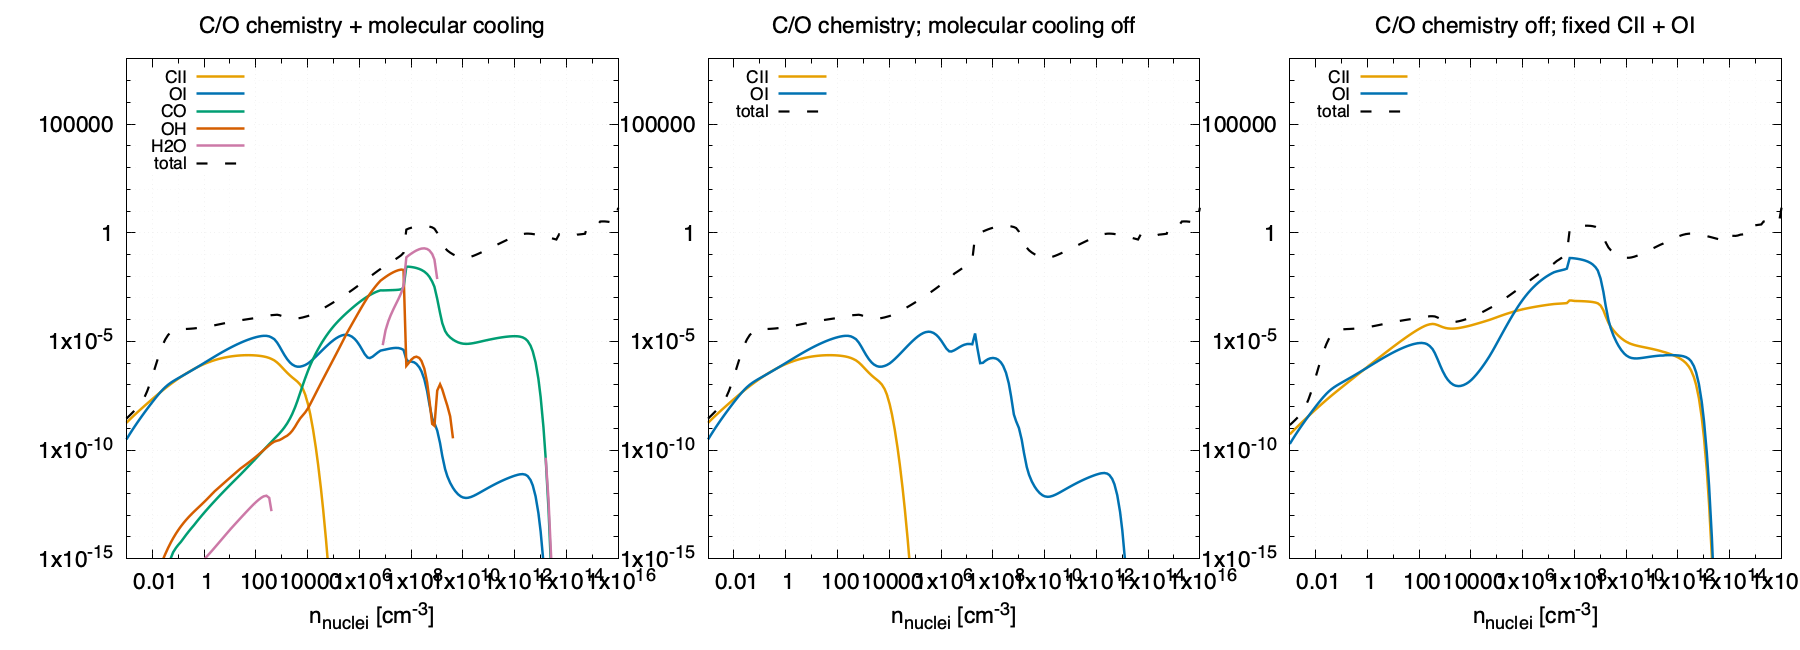

The script that saved this image:
set terminal pngcairo size 1800,650 enhanced font "Helvetica,17"
set output "figures/carbon_chemistry_cooling_comparison_Zm3_z0.png"
set multiplot layout 1,3 margins 0.07,0.99,0.14,0.91 spacing 0.05,0.03
set logscale xy
set xrange [1e-3:1e16]
set yrange [1e-15:1e8]
set grid xtics ytics mxtics mytics back lc rgb "#dddddd"
set xlabel "n_{nuclei} [cm^{-3}]"
set ylabel "|du/dt| [code output units]"
set key top left opaque font ",13"
set style line 1 lc rgb "#E69F00" lw 2.5
set style line 2 lc rgb "#0072B2" lw 2.5
set style line 3 lc rgb "#009E73" lw 2.5
set style line 4 lc rgb "#D55E00" lw 2.5
set style line 5 lc rgb "#CC79A7" lw 2.5
set style line 6 lc rgb "#000000" lw 2.2 dt 2

set title "C/O chemistry + molecular cooling"
plot "figures/molecular_on_Zm3_z0_cool.dat" using 1:26 with lines ls 1 title "CII", \
     "figures/molecular_on_Zm3_z0_cool.dat" using 1:27 with lines ls 2 title "OI", \
     "figures/molecular_on_Zm3_z0_cool.dat" using 1:36 with lines ls 3 title "CO", \
     "figures/molecular_on_Zm3_z0_cool.dat" using 1:37 with lines ls 4 title "OH", \
     "figures/molecular_on_Zm3_z0_cool.dat" using 1:38 with lines ls 5 title "H2O", \
     "figures/molecular_on_Zm3_z0_cool.dat" using 1:2 with lines ls 6 title "total"

unset ylabel
set title "C/O chemistry; molecular cooling off"
plot "figures/molecular_off_Zm3_z0_cool.dat" using 1:26 with lines ls 1 title "CII", \
     "figures/molecular_off_Zm3_z0_cool.dat" using 1:27 with lines ls 2 title "OI", \
     "figures/molecular_off_Zm3_z0_cool.dat" using 1:2 with lines ls 6 title "total"

set title "C/O chemistry off; fixed CII + OI"
plot "figures/no_co_chem_CII_OI_Zm3_z0_cool.dat" using 1:26 with lines ls 1 title "CII", \
     "figures/no_co_chem_CII_OI_Zm3_z0_cool.dat" using 1:27 with lines ls 2 title "OI", \
     "figures/no_co_chem_CII_OI_Zm3_z0_cool.dat" using 1:2 with lines ls 6 title "total"
unset multiplot
